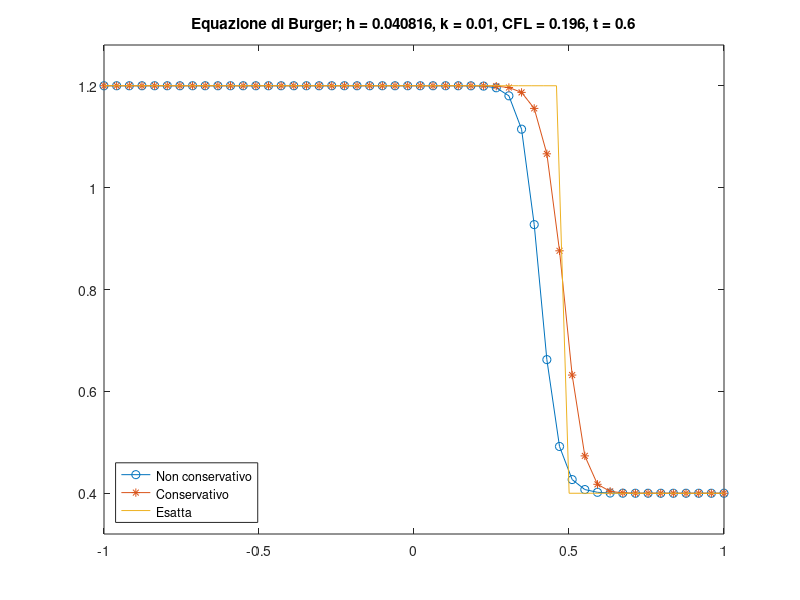

Write the MATLAB code that produced this figure.
## Copyright (C) 2009 Simone Zuccher
##
## This program is free software; you can redistribute it and/or modify it
## under the terms of the GNU General Public License as published by
## the Free Software Foundation; either version 2, or (at your option)
## any later version.
##
## This program is distributed in the hope that it will be useful, but
## WITHOUT ANY WARRANTY; without even the implied warranty of
## MERCHANTABILITY or FITNESS FOR A PARTICULAR PURPOSE.  See the GNU
## General Public License for more details.
##

## Solve Riemann problem for Burgers' equation
##
## u_t + u u_x = 0
##
## with IC
##
## u_l for x<0 and u_r for x>0.
## Comparisons are made between conservative and non conservative methods and 
## exact solution.
##

## Author:   Simone Zuccher <zuccher@sci.univr.it>
## Created:  10 Jun 2009
## Modified: 


clear all
close all
N=50;
xmin=-1;
xmax=1;
ul=1.2;
ur=0.4;

x=linspace(xmin,xmax,N);
u0=ur*ones(size(x));
u0(1:N/2)=ul;
um=(ul+ur)/2;

k=0.01;
tmax=0.6;
h=x(2)-x(1);
CFL=um*k/h;
if(abs(CFL)>1)
   error('CFL condition not satisfied');
end

unc = u0;
uc = u0;
i=0;
t=i*k;
while(t<tmax)
   unc = unc - k/h*unc.*(unc - [ul unc(1:end-1)]);
   uc  = uc  - k/h*(uc.^2/2 - [ul uc(1:end-1)].^2/2);
   i=i+1;
   t=i*k;
   plot(x,unc,'o-',x,uc,'*-',[xmin, x(2:end)+t*um],[ul, u0(2:end)],'-');
   axis([xmin xmax min(ul,ur)-.1*um max(ul,ur)+.1*um])
   title(['Equazione di Burger; h = ' num2str(h) ', '...
                               'k = ' num2str(k) ', '...
                               'CFL = ' num2str(CFL) ', '...
                               't = ' num2str(t)])
   legend('Non conservativo','Conservativo','Esatta','location','southwest')
   drawnow; 
   pause(0.2)
end
